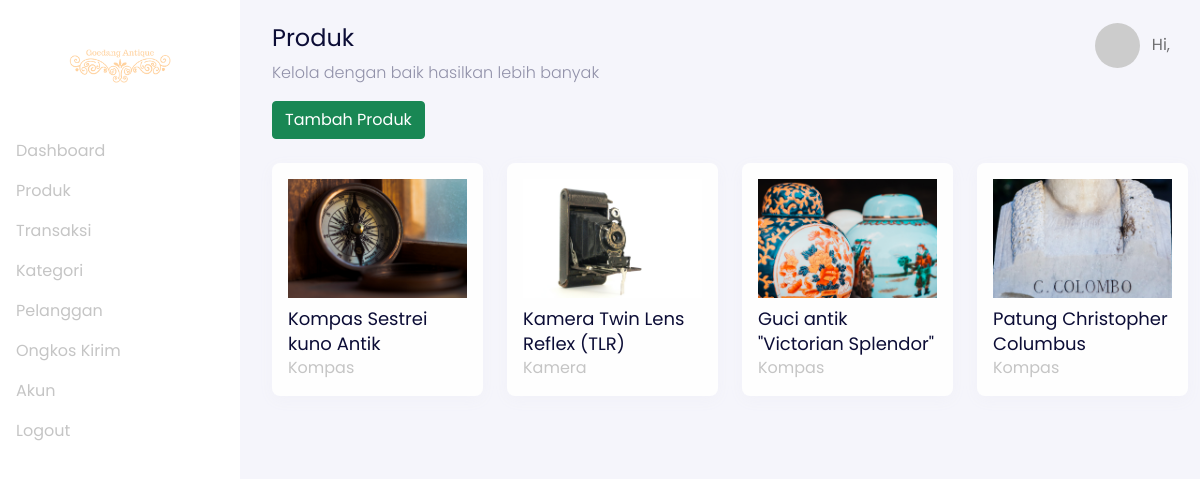
/backend/products/index.php, run on the app's committed database.
### tables this page shows
CREATE TABLE `product_galleries` (
  `galleries_id` int(11) NOT NULL,
  `products_id` int(11) NOT NULL,
  `photos` varchar(225) NOT NULL
);

CREATE TABLE `products` (
  `products_id` int(11) NOT NULL,
  `product_name` varchar(255) NOT NULL,
  `slug` varchar(255) NOT NULL,
  `categories_id` int(11) NOT NULL,
  `price` int(25) NOT NULL,
  `description` text NOT NULL,
  `weight` float NOT NULL,
  `stock` int(11) UNSIGNED NOT NULL
);

CREATE TABLE `categories` (
  `categories_id` int(11) NOT NULL,
  `name_category` varchar(255) NOT NULL,
  `slug` varchar(255) NOT NULL,
  `photo` varchar(225) NOT NULL
);

### backend/products/index.php (the view, shortened to what this page needs)
<?php
  include '../components/header.php';
?>
<body>
  <div class="page-dashboard">
    <div class="d-flex"  id="wrapper" data-aos="fade-right">
    <?php include '../components/sidebar.php' ?>
        <div id="page-content-wrapper">
          <nav class="navbar navbar-store navbar-expand-lg navbar-light" data-aos="fade-down">
            <div class="container-fluid">
              <div class="collapse navbar-collapse" id="navbarSupportedContent">
                <ul class="navbar-nav ms-auto d-none d-lg-flex">
                    <li class="nav-item dropdown">
                      <a href="#" class="nav-link" id="navbarDropdown" role="button" data-bs-toggle="dropdown">
                        <img src="https://ui-avatars.com/api/?name=<?= $_SESSION['name']; ?>" alt="" class="rounded-circle me-2 profile-picture">
                        Hi, <?= $_SESSION['name']; ?>
                      </a>
                    </li>
                </ul>
              </div>
            </div>
          </nav>
          <div class="section-content section-dashboard-home" data-aos="fade-up">
            <div class="container-fluid">
              <div class="dashboard-heading">
                <h2 class="dashboard-title">Produk</h2>
                <p class="dashboard-subtitle">
                  Kelola dengan baik hasilkan lebih banyak
                </p>
              </div>
              <div class="dashboard-content">
                <div class="row">
                  <div class="col-12">
                    <a href="create.php" class="btn btn-success">Tambah Produk</a>
                  </div>
                </div>
                <div class="row mt-4">
                  <?php
                    $query = mysqli_query($config, "SELECT products.products_id, products.product_name, products.price, categories.name_category
                                                  FROM products JOIN categories ON products.categories_id=categories.categories_id");
                    while ($data = mysqli_fetch_array($query)) {
                    $productId = $data['products_id'];
                  ?>
                  <div class="col-12 col-sm-6 col-md-4 col-lg-3">
                    <a href="detail-produk.php?products_id=<?= $data['products_id']; ?>" class="card card-dashboard-product d-block">
                      <div class="card-body">
                        <?php
                          $queryGaleri = mysqli_query($config, "SELECT photos FROM product_galleries WHERE product_galleries.products_id='$productId' LIMIT 1");
                          if(mysqli_num_rows($queryGaleri)=== 1) {
                            while ($dataGaleri = mysqli_fetch_array($queryGaleri)) { ?>
                        <img src="../../images/products/<?= $dataGaleri['photos']; ?>" alt="" class="w-100 mb-2" srcset="">
                        <?php
                            }
                          } else { ?>
                          <img src="../../images/products/default.png" alt="" class="w-100 mb-2" srcset="">
                      <?php } ?>
                        <div class="product-title"><?= $data['product_name']; ?></div>
                        <div class="product-category"><?= $data['name_category']; ?></div>
                      </div>
                    </a>
                  </div>
                  <?php
                    }
                  ?>
                </div>
              </div>
            </div>
          </div>
        </div>
    </div>
  </div>
 <?php
    include '../components/footer.php';
  ?>

### data on the page
products: product_name "Kompas Sestrei kuno Antik", categories.name_category "Kompas"
product_galleries: photos (picture)
products: product_name "Kamera Twin Lens Reflex (TLR)", categories.name_category "Kamera"
product_galleries: photos (picture)
products: product_name "Guci antik \"Victorian Splendor\"", categories.name_category "Kompas"
product_galleries: photos (picture)
products: product_name "Patung Christopher Columbus", categories.name_category "Kompas"
product_galleries: photos (picture)
